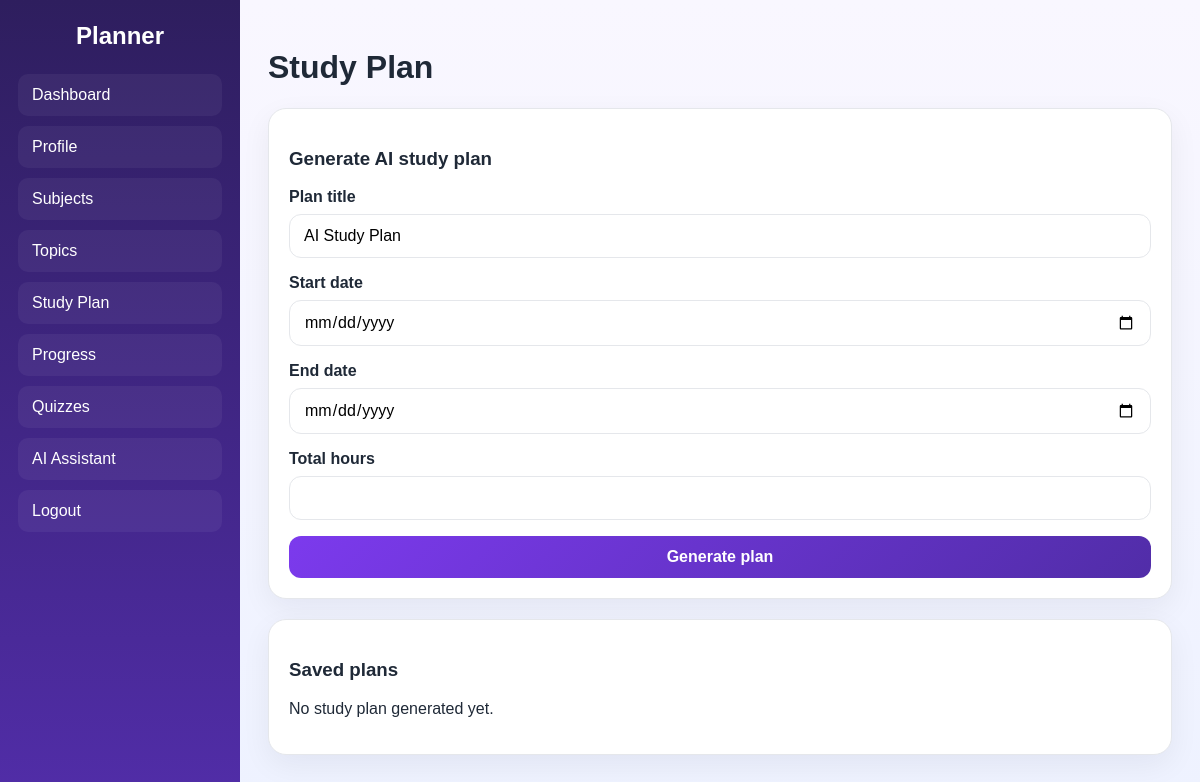
The app's page /study-plan/ (signed in), older data.
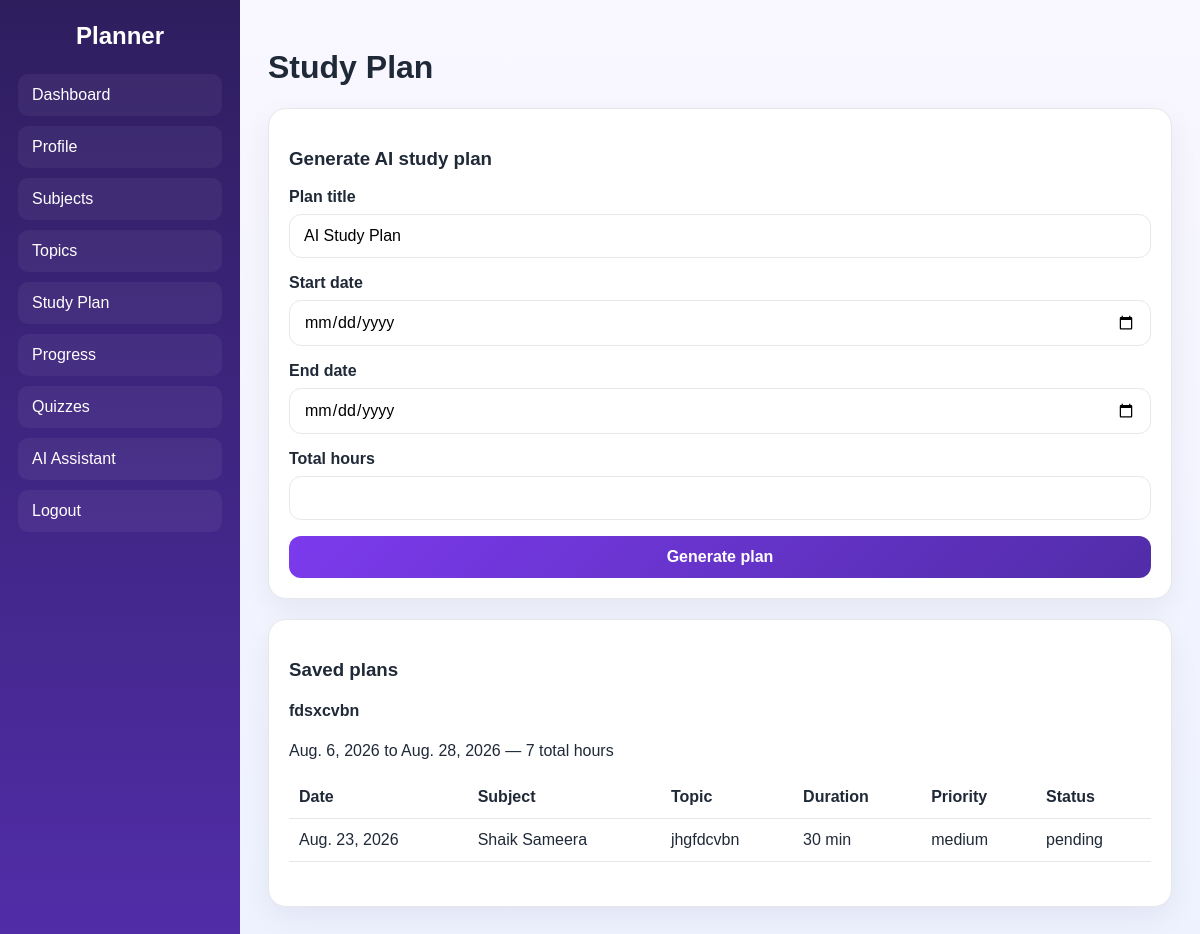
The same page, newer data.
### planner/models.py (models this page shows, shortened)
class StudyPlan(models.Model):
    STATUS_CHOICES = [
        ('draft', 'Draft'),
        ('active', 'Active'),
        ('completed', 'Completed'),
        ('archived', 'Archived'),
    ]
    student = models.ForeignKey(settings.AUTH_USER_MODEL, on_delete=models.CASCADE, related_name='study_plans')
    title = models.CharField(max_length=150, default='AI Study Plan')
    start_date = models.DateField()
    end_date = models.DateField()
    total_hours = models.PositiveIntegerField(default=0)
    status = models.CharField(max_length=20, choices=STATUS_CHOICES, default='draft')
    created_at = models.DateTimeField(auto_now_add=True)
    updated_at = models.DateTimeField(auto_now=True)
    class Meta:
        ordering = ['-created_at']

class StudyTask(models.Model):
    TASK_TYPE_CHOICES = [
        ('reading', 'Reading'),
        ('revision', 'Revision'),
        ('practice', 'Practice'),
        ('quiz', 'Quiz'),
        ('review', 'Review'),
    ]
    PRIORITY_CHOICES = [
        ('low', 'Low'),
        ('medium', 'Medium'),
        ('high', 'High'),
    ]
    STATUS_CHOICES = [
        ('pending', 'Pending'),
        ('in_progress', 'In progress'),
        ('completed', 'Completed'),
        ('skipped', 'Skipped'),
    ]
    plan = models.ForeignKey(StudyPlan, on_delete=models.CASCADE, related_name='tasks')
    subject = models.ForeignKey(Subject, on_delete=models.CASCADE, related_name='tasks')
    topic = models.ForeignKey(Topic, on_delete=models.SET_NULL, null=True, blank=True, related_name='tasks')
    date = models.DateField()
    start_time = models.TimeField(default='09:00:00')
    duration = models.PositiveIntegerField(default=30)
    task_type = models.CharField(max_length=20, choices=TASK_TYPE_CHOICES, default='practice')
    priority = models.CharField(max_length=20, choices=PRIORITY_CHOICES, default='medium')
    description = models.TextField(blank=True)
    status = models.CharField(max_length=20, choices=STATUS_CHOICES, default='pending')
    created_at = models.DateTimeField(auto_now_add=True)
    updated_at = models.DateTimeField(auto_now=True)
    class Meta:
        ordering = ['date', 'start_time']

class Subject(models.Model):
    DIFFICULTY_CHOICES = [
        (1, 'Beginner'),
        (2, 'Intermediate'),
        (3, 'Moderate'),
        (4, 'Advanced'),
        (5, 'Expert'),
    ]
    PRIORITY_CHOICES = [
        (1, 'Low'),
        (2, 'Medium'),
        (3, 'High'),
    ]
    student = models.ForeignKey(settings.AUTH_USER_MODEL, on_delete=models.CASCADE, related_name='subjects')
    name = models.CharField(max_length=120)
    description = models.TextField(blank=True)
    difficulty = models.PositiveSmallIntegerField(choices=DIFFICULTY_CHOICES, default=3)
    priority = models.PositiveSmallIntegerField(choices=PRIORITY_CHOICES, default=2)
    target_date = models.DateField(null=True, blank=True)
    created_at = models.DateTimeField(auto_now_add=True)
    updated_at = models.DateTimeField(auto_now=True)
    class Meta:
        ordering = ['-priority', 'name']
        unique_together = ('student', 'name')

class Topic(models.Model):
    subject = models.ForeignKey(Subject, on_delete=models.CASCADE, related_name='topics')
    name = models.CharField(max_length=120)
    description = models.TextField(blank=True)
    difficulty = models.PositiveSmallIntegerField(default=3)
    created_at = models.DateTimeField(auto_now_add=True)
    updated_at = models.DateTimeField(auto_now=True)
    class Meta:
        ordering = ['name']
        unique_together = ('subject', 'name')

### planner/views.py (the view)
# urls.py: path('study-plan/', views.study_plan_view, name='study_plan'),
@login_required
def study_plan_view(request):
    plans = StudyPlan.objects.filter(student=request.user).order_by('-created_at')
    tasks_by_plan = {}
    for plan in plans:
        tasks_by_plan[plan.id] = plan.tasks.select_related('subject', 'topic').all()
    return render(request, 'planner/study_plan.html', {'plans': plans, 'tasks_by_plan': tasks_by_plan})

### planner/templatetags/planner_tags.py (called while the page is built)
@register.filter
def get_item(dictionary, key):
    if not isinstance(dictionary, dict):
        return None
    return dictionary.get(key)

### planner/templates/planner/study_plan.html
{% extends "planner/base.html" %}
{% load planner_tags %}
{% block content %}
<h1>Study Plan</h1>
<div class="panel" style="margin-top:20px;"><h3>Generate AI study plan</h3><form method="post" action="{% url 'generate_plan' %}" class="form-grid">{% csrf_token %}<div class="field"><label>Plan title</label><input type="text" name="title" value="AI Study Plan" /></div><div class="field"><label>Start date</label><input type="date" name="start_date" required /></div><div class="field"><label>End date</label><input type="date" name="end_date" required /></div><div class="field"><label>Total hours</label><input type="number" name="total_hours" min="1" required /></div><button class="btn" type="submit">Generate plan</button></form></div>
<div class="panel" style="margin-top:20px;"><h3>Saved plans</h3>{% if plans %}{% for plan in plans %}<div style="margin-bottom:24px;"><h4>{{ plan.title }}</h4><p>{{ plan.start_date }} to {{ plan.end_date }} — {{ plan.total_hours }} total hours</p><table class="table"><tr><th>Date</th><th>Subject</th><th>Topic</th><th>Duration</th><th>Priority</th><th>Status</th></tr>{% for task in tasks_by_plan|get_item:plan.id %}<tr><td>{{ task.date }}</td><td>{{ task.subject.name }}</td><td>{{ task.topic.name|default:"General" }}</td><td>{{ task.duration }} min</td><td>{{ task.priority }}</td><td>{{ task.status }}</td></tr>{% endfor %}</table></div>{% endfor %}{% else %}<p>No study plan generated yet.</p>{% endif %}</div>
{% endblock %}

Row changes from the older to the newer data that the page shows:
now on this page (row edited): StudyPlan: title "fdsxcvbn", start_date "Aug. 6, 2026", end_date "Aug. 28, 2026", total_hours "7"
added StudyTask: date "Aug. 23, 2026", subject.name "Shaik Sameera", topic.name "jhgfdcvbn", duration "30", priority "medium", status "pending"
Text that changed along with them:
text no longer shown: "No study plan generated yet."
